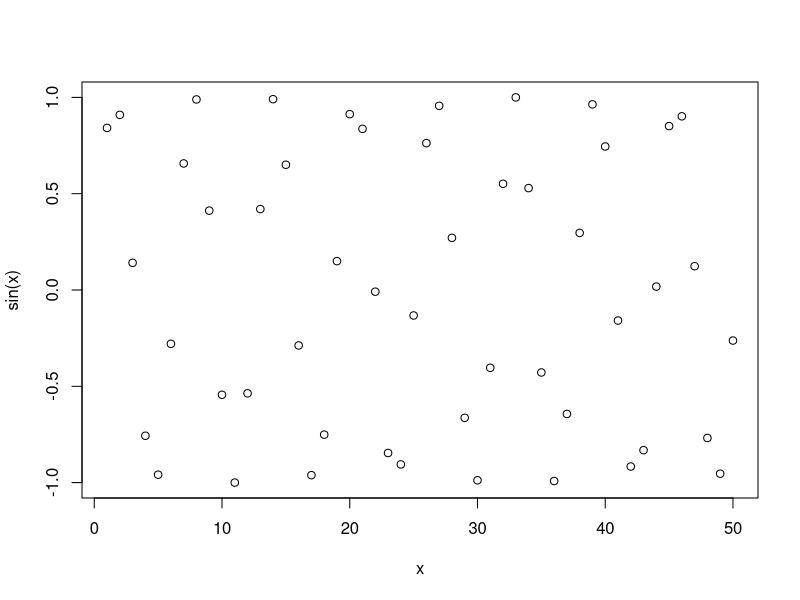
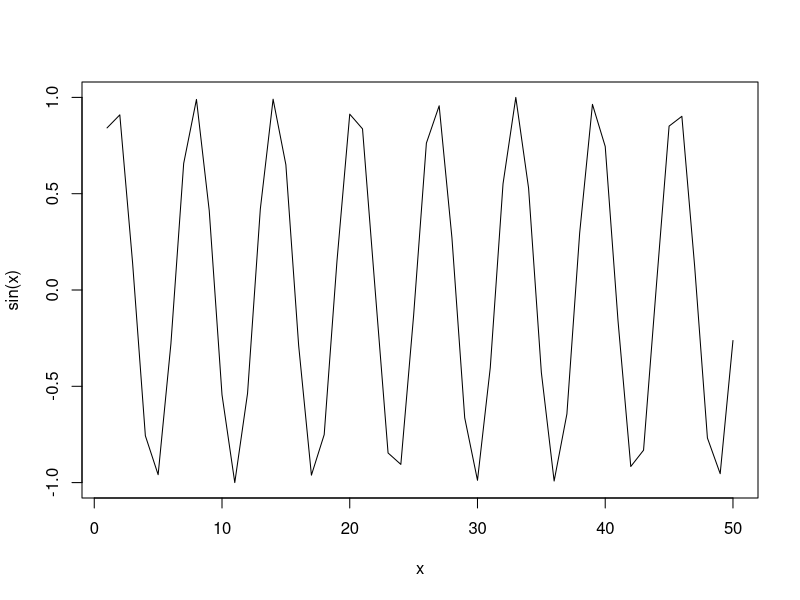
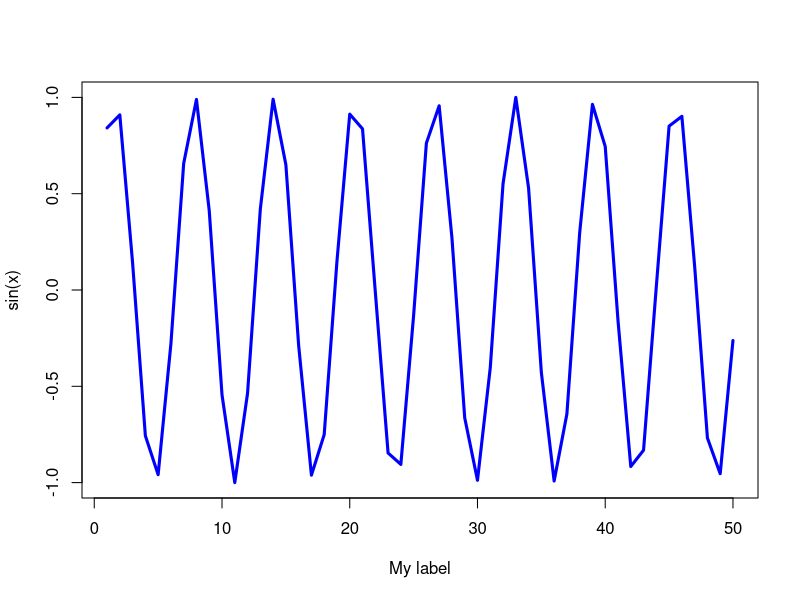

Write the R code that produced these figures, in order.
x <- 1:50

#dot plot
plot(x,sin(x))

#line plot
plot(x,sin(x), type = "l")

plot(x, sin(x),type = "l", 
     col = "blue", lwd = 3, xlab = "My label")

